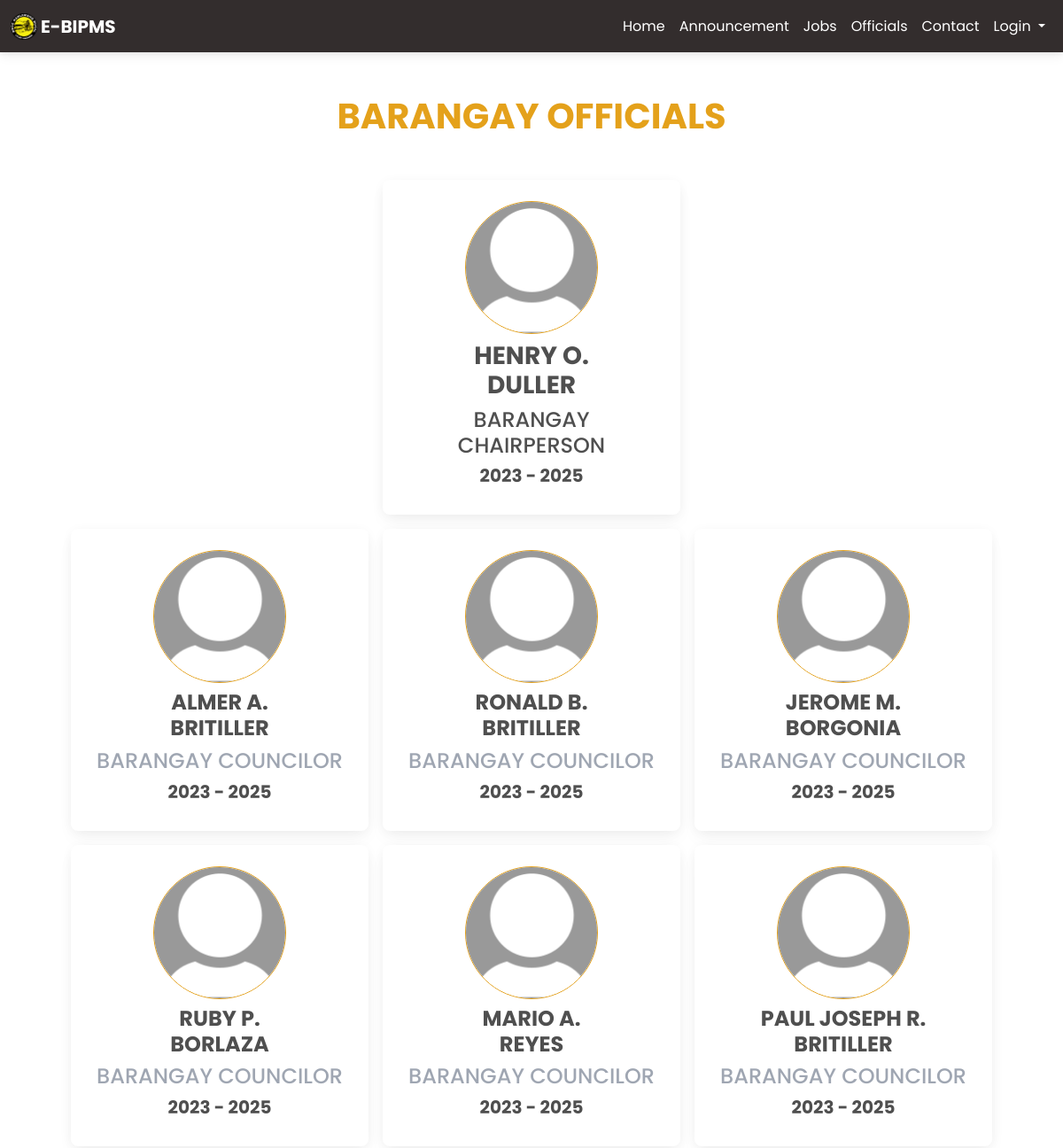
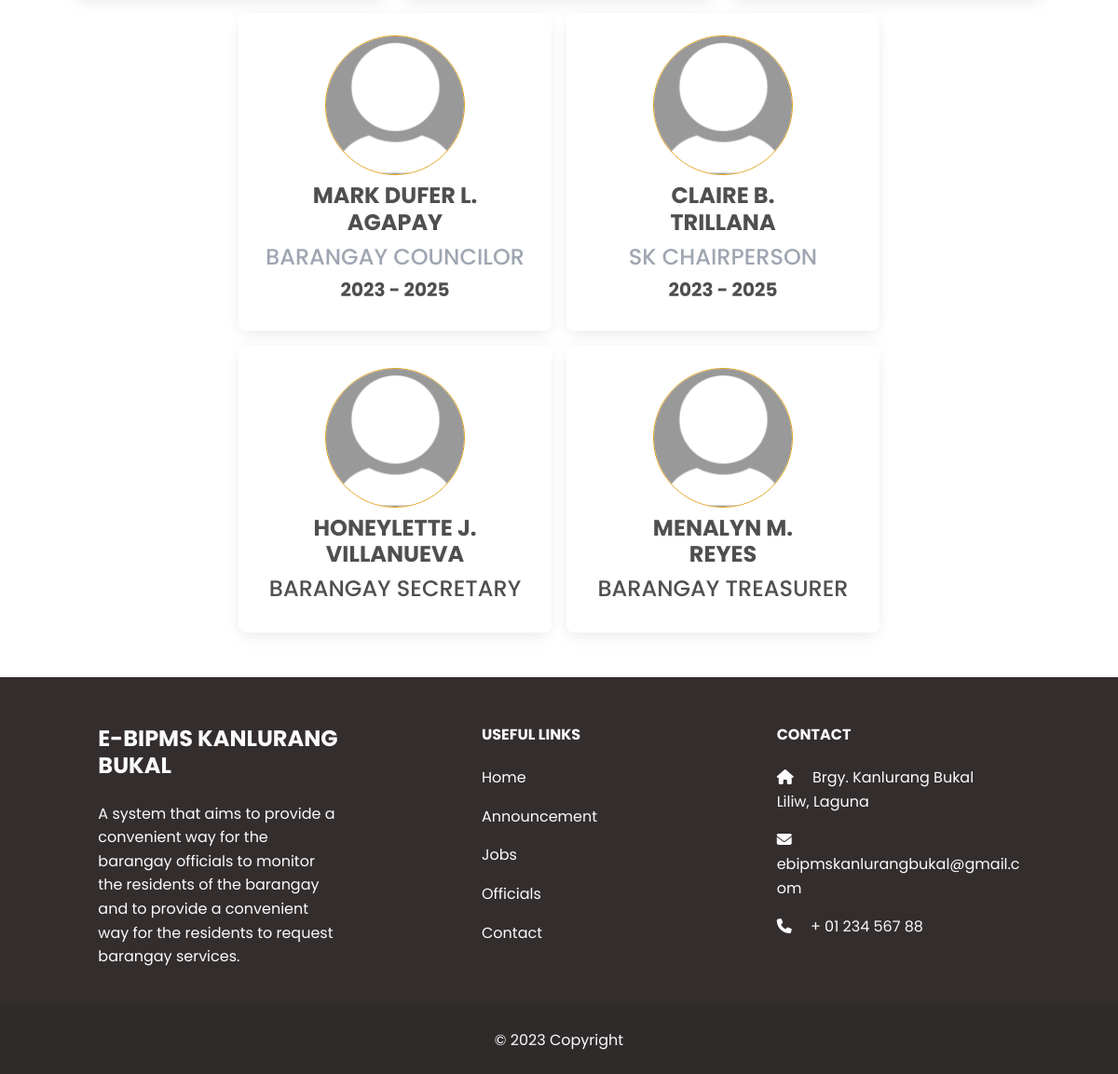
Page /officials.php on the committed database (2 pictures, top to bottom).
### tables this page shows
CREATE TABLE `officials` (
  `id` int(11) NOT NULL,
  `firstName` varchar(255) NOT NULL,
  `middleName` varchar(255) DEFAULT NULL,
  `lastName` varchar(255) NOT NULL,
  `position` varchar(255) NOT NULL,
  `committee` varchar(100) NOT NULL,
  `termStartYear` int(11) NOT NULL,
  `termEndYear` int(11) NOT NULL,
  `type` enum('Barangay','SK') NOT NULL,
  `picture` varchar(255) NOT NULL
);

### officials.php (the view, shortened to what this page needs)
<!DOCTYPE html>
<html lang="en">
<head>
    <link rel="stylesheet" href="https://use.fontawesome.com/releases/v6.4.0/css/all.css" />
    <link rel="stylesheet" href="css/mdb.min.css" />
    <link rel="stylesheet" href="css/style.css" />
</head>
<body>
    <header>
        <nav class="navbar navbar-expand-lg navbar-dark sticky bg-dark" style="z-index: 2000">
            <div class="container-fluid">
                <a class="navbar-brand nav-link" href="index.php">
                    <img src="kanlurangbukal.png" width="30" />
                    <b>E-BIPMS</b>
                </a>
                <div class="collapse navbar-collapse" id="navbarExample01">
                    <ul class="navbar-nav ms-auto mb-2 mb-lg-0">
                        <li class="nav-item active">
                            <a class="nav-link font-weight-bold" href="index">Home</a>
                        </li>
                        <li class="nav-item active">
                            <a class="nav-link font-weight-bold" href="index#announce">Announcement</a>
                        </li>
                        <li class="nav-item active">
                            <a class="nav-link font-weight-bold" href="jobs.php">Jobs</a>
                        </li>
                        <li class="nav-item active">
                            <a class="nav-link font-weight-bold" href="officials.php">Officials</a>
                        </li>
                        <li class="nav-item active">
                            <a class="nav-link font-weight-bold" href="contact">Contact</a>
                        </li>
                        <li class="nav-item dropdown">
                            <a class="nav-link dropdown-toggle" href="#" id="navbarDropdown" role="button"
                                data-mdb-toggle="dropdown" aria-expanded="false">
                                Login
                            </a>
                        </li>
                    </ul>
                </div>
            </div>
        </nav>
    </header>
    <main class="mt-5">
        <div class="container">
            <section class="mb-5">
                <h1 class="mb-5 text-center text-warning"><strong>BARANGAY OFFICIALS</strong></h1>
                <div class="d-flex flex-wrap mb-3 row g-3 justify-content-center">
                    <?php
                    include 'conn.php';
                    $query = "SELECT * FROM officials WHERE position='Barangay Chairperson'";
                    $query_run = mysqli_query($conn, $query);
                    while ($items = mysqli_fetch_array($query_run)) {
                        if ($items['picture']) {
                            $picture = $items['picture'];
                        } else {
                            $picture = 'default-profile-pic.jpg';
                        }
                        echo '<div class="col-auto">';
                        echo '<div class="card" style="width: 21rem;">';
                        echo '<div class="card-body">';
                        echo '<div class="col text-center">';
                        if (!empty($picture)) {
                            echo '<img class="rounded-circle border border-warning mb-2" src="' . $picture . '" alt="Profile Picture" width="150">';
                        } else {
                            echo '<img class="rounded-circle border border-warning mb-2" src="default-profile-pic.jpg" alt="Profile Picture" width="150">';
                        }
                        echo '</div>';
                        echo '<h3 class="text-center" style="text-transform: uppercase;">' . '<strong>' . $items['firstName'] . ' ' . $items['middleName'] . '<br>' . $items['lastName'] . '</strong>' . '</h3>';
                        echo '<h4 class="text-center mt-0" style="text-transform: uppercase;">' . $items['position'] . '</h4>';
                        echo '<h5 class="text-center mt-0" style="text-transform: uppercase;">' . '<strong>' . $items['termStartYear'] . ' - ' . $items['termEndYear'] . '</strong>' . '</h5>';
                        echo '</div>';
                        echo '</div>';
                        echo '</div>';
                    }
                    ?>
                </div>
                <div class="d-flex flex-wrap mb-3 row g-3 justify-content-center">
                    <?php
                    include 'conn.php';
                    $query = "SELECT * FROM officials WHERE position='Barangay Councilor' OR position='SK Chairperson'";
                    $query_run = mysqli_query($conn, $query);
                    while ($items = mysqli_fetch_array($query_run)) {
                        if ($items['picture']) {
                            $picture = $items['picture'];
                        } else {
                            $picture = 'default-profile-pic.jpg';
                        }
                        echo '<div class="col-auto">';
                        echo '<div class="card" style="width: 21rem;">';
                        echo '<div class="card-body">';
                        echo '<div class="col text-center">';
                        if (!empty($picture)) {
                            echo '<img class="rounded-circle border border-warning mb-2" src="' . $picture . '" alt="Picture" width="150">';
                        } else {
                            echo '<img class="rounded-circle border border-warning mb-2" src="default-profile-pic.jpg" alt="Profile Picture" width="150">';
                        }
                        echo '</div>';
                        echo '<h4 class="text-center" style="text-transform: uppercase;">' . '<strong>' . $items['firstName'] . ' ' . $items['middleName'] . '<br>' . $items['lastName'] . '</strong>' . '</h4>';
                        echo '<h4 class="text-center mt-0 text-secondary" style="text-transform: uppercase;">' . $items['position'] . '</h4>';
                        echo '<h5 class="text-center mt-0" style="text-transform: uppercase;">' . '<strong>' . $items['termStartYear'] . ' - ' . $items['termEndYear'] . '</strong>' . '</h5>';
                        echo '</div>';
                        echo '</div>';
                        echo '</div>';
                    }
                    ?>
                </div>
                <div class="d-flex flex-wrap mb-3 row g-3 justify-content-center">
                    <?php
                    include 'conn.php';
                    $query = "SELECT * FROM officials WHERE position='Barangay Secretary' OR position='Barangay Treasurer'";
                    $query_run = mysqli_query($conn, $query);
                    while ($items = mysqli_fetch_array($query_run)) {
                        if ($items['picture']) {
                            $picture = $items['picture'];
                        } else {
                            $picture = 'default-profile-pic.jpg';
                        }
                        echo '<div class="col-auto">';
                        echo '<div class="card" style="width: 21rem;">';
                        echo '<div class="card-body">';
                        echo '<div class="col text-center">';
                        if (!empty($picture)) {
                            echo '<img class="rounded-circle border border-warning mb-2" src="' . $picture . '" alt="Profile Picture" width="150">';
                        } else {
                            echo '<img class="rounded-circle border border-warning mb-2" src="default-profile-pic.jpg" alt="Profile Picture" width="150">';
                        }
                        echo '</div>';
                        echo '<h4 class="text-center" style="text-transform: uppercase;">' . '<strong>' . $items['firstName'] . ' ' . $items['middleName'] . '<br>' . $items['lastName'] . '</strong>' . '</h4>';
                        echo '<h4 class="text-center mt-0" style="text-transform: uppercase;">' . $items['position'] . '</h4>';
                        echo '</div>';
                        echo '</div>';
                        echo '</div>';
                    }
                    ?>
                </div>
            </section>
        </div>
    </main>
    <footer class="text-center text-lg-start bg-dark text-light pt-1">
<section class="">
  <div class="container text-center text-md-start mt-5">
    <div class="row mt-3">
      <div class="col-md-3 col-lg-4 col-xl-3 mx-auto mb-4">
        <h4 class="text-uppercase fw-bold mb-4">
          E-BIPMS KANLURANG BUKAL
        </h4>
        <p class="text-justify">
          A system that aims to provide a convenient way for the barangay officials to monitor the residents of the
          barangay and to provide a convenient way for the residents to request barangay services.
        </p>
      </div>
      <div class="col-md-3 col-lg-2 col-xl-2 mx-auto mb-4">
        <h6 class="text-uppercase fw-bold mb-4">
          Useful links
        </h6>
        <p>
          <a href="index" class="text-reset">Home</a>
        </p>
        <p>
          <a href="#announce" class="text-reset">Announcement</a>
        </p>
        <p>
          <a href="jobs.php" class="text-reset">Jobs</a>
        </p>
        <p>
          <a href="officials.php" class="text-reset">Officials</a>
        </p>
        <p>
          <a href="contact" class="text-reset">Contact</a>
        </p>
      </div>
      <div class="col-md-4 col-lg-3 col-xl-3 mx-auto mb-md-0 mb-4">
        <h6 class="text-uppercase fw-bold mb-4">Contact</h6>
        <p class="text-break"><i class="fas fa-home me-3"></i> Brgy. Kanlurang Bukal<br>Liliw, Laguna</p>
        <p class="text-break">
          <i class="fas fa-envelope me-3"></i>
          ebipmskanlurangbukal@gmail.com
        </p>
        <p><i class="fas fa-phone me-3"></i> + 01 234 567 88</p>
      </div>
    </div>
  </div>
</section>
<div class="text-center p-4" style="background-color: rgba(0, 0, 0, 0.05);">
  © 2023 Copyright
</div>
</footer>
</body>
</html>

### css/style.css (style rules this page uses)
* { margin: 0; padding: 0; font-size: 10; font-family: 'Poppins', sans-serif; scroll-behavior: smooth; }

### officials.php (style rules this page uses)
.navbar .nav-link { color: #fff !important; }

### rows in the picture
officials: firstName "HENRY", middleName "O.", lastName "DULLER", position "BARANGAY CHAIRPERSON", termStartYear "2023", termEndYear "2025"
officials: firstName "ALMER", middleName "A.", lastName "BRITILLER", position "BARANGAY COUNCILOR", termStartYear "2023", termEndYear "2025"
officials: firstName "RONALD", middleName "B.", lastName "BRITILLER", position "BARANGAY COUNCILOR", termStartYear "2023", termEndYear "2025"
officials: firstName "JEROME", middleName "M.", lastName "BORGONIA", position "BARANGAY COUNCILOR", termStartYear "2023", termEndYear "2025"
officials: firstName "RUBY", middleName "P.", lastName "BORLAZA", position "BARANGAY COUNCILOR", termStartYear "2023", termEndYear "2025"
officials: firstName "MARIO", middleName "A.", lastName "REYES", position "BARANGAY COUNCILOR", termStartYear "2023", termEndYear "2025"
officials: firstName "PAUL JOSEPH", middleName "R.", lastName "BRITILLER", position "BARANGAY COUNCILOR", termStartYear "2023", termEndYear "2025"
officials: firstName "MARK DUFER", middleName "L.", lastName "AGAPAY", position "BARANGAY COUNCILOR", termStartYear "2023", termEndYear "2025"
officials: firstName "CLAIRE", middleName "B.", lastName "TRILLANA", position "SK CHAIRPERSON", termStartYear "2023", termEndYear "2025"
officials: firstName "HONEYLETTE", middleName "J.", lastName "VILLANUEVA", position "BARANGAY SECRETARY"
officials: firstName "MENALYN", middleName "M.", lastName "REYES", position "BARANGAY TREASURER"
